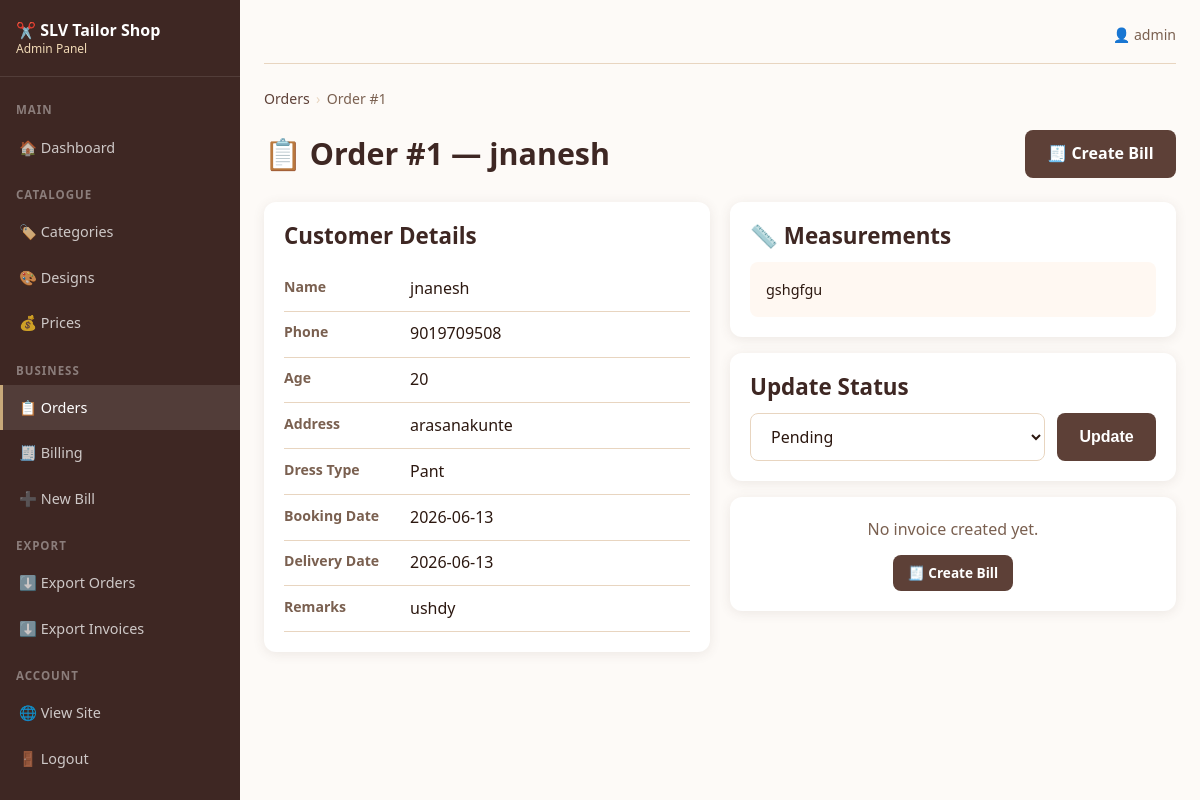
Page /admin/orders/1 (signed in) on the committed database.
### tables this page shows
CREATE TABLE customer_orders (
            id INTEGER PRIMARY KEY AUTOINCREMENT,
            name TEXT NOT NULL,
            phone TEXT NOT NULL,
            age TEXT,
            address TEXT,
            dress_type TEXT NOT NULL,
            measurements TEXT,
            booking_date TEXT,
            delivery_date TEXT,
            remarks TEXT,
            status TEXT DEFAULT 'pending',
            created_at TIMESTAMP DEFAULT CURRENT_TIMESTAMP
        );

### app.py (the view)
@app.route('/admin/orders/<int:oid>')
@login_required
def admin_order_detail(oid):
    db = get_db()
    order = db.execute('SELECT * FROM customer_orders WHERE id=?', (oid,)).fetchone()
    invoice = db.execute('SELECT * FROM invoices WHERE order_id=?', (oid,)).fetchone()
    return render_template('admin/order_detail.html', order=order, invoice=invoice)

### database/db.py (called while the page is built)
def get_db():
    if 'db' not in g:
        g.db = sqlite3.connect(DATABASE)
        g.db.row_factory = sqlite3.Row
        g.db.execute("PRAGMA journal_mode=WAL")
        g.db.execute("PRAGMA foreign_keys=ON")
    return g.db

### utils/auth.py (called while the page is built)
def login_required(f):
    @wraps(f)
    def decorated(*args, **kwargs):
        if 'admin_id' not in session:
            return redirect(url_for('admin_login'))
        return f(*args, **kwargs)
    return decorated

### templates/admin/order_detail.html (shortened to what this page needs)
{% extends "admin/base.html" %}
{% block content %}
<div class="breadcrumb">
  <a href="{{ url_for('admin_orders') }}">Orders</a>
  <span class="breadcrumb-sep">›</span>
  <span>Order #{{ order.id }}</span>
</div>
<div class="admin-header">
  <h2>📋 Order #{{ order.id }} — {{ order.name }}</h2>
  <div style="display:flex;gap:0.5rem;flex-wrap:wrap;">
    <a href="{{ url_for('admin_create_bill') }}" class="btn btn-primary">🧾 Create Bill</a>
  </div>
</div>
<div class="grid-2" style="align-items:start;">
  <div class="card">
    <div class="card-body">
      <h3 style="margin-bottom:1rem;">Customer Details</h3>
      {% for label, value in [
        ('Name', order.name),
        ('Phone', order.phone),
        ('Age', order.age or '—'),
        ('Address', order.address or '—'),
        ('Dress Type', order.dress_type),
        ('Booking Date', order.booking_date or '—'),
        ('Delivery Date', order.delivery_date or '—'),
        ('Remarks', order.remarks or '—'),
      ] %}
      <div style="display:flex;gap:1rem;padding:0.6rem 0;border-bottom:1px solid var(--border);">
        <div style="min-width:110px;font-weight:600;color:var(--text-muted);font-size:0.88rem;">{{ label }}</div>
        <div>{{ value }}</div>
      </div>
      {% endfor %}
    </div>
  </div>
  <div>
    <div class="card mb-2">
      <div class="card-body">
        <h3 style="margin-bottom:0.75rem;">📏 Measurements</h3>
        {% if order.measurements %}
        <pre style="white-space:pre-wrap;font-family:inherit;background:var(--bg2);padding:1rem;border-radius:var(--radius-sm);font-size:0.9rem;">{{ order.measurements }}</pre>
        {% else %}
        <p class="text-muted">No measurements recorded.</p>
        {% endif %}
      </div>
    </div>
    <div class="card mb-2">
      <div class="card-body">
        <h3 style="margin-bottom:0.75rem;">Update Status</h3>
        <form method="POST" action="{{ url_for('admin_update_order_status', oid=order.id) }}" style="display:flex;gap:0.75rem;flex-wrap:wrap;">
          <select name="status" class="form-control" style="flex:1;">
            {% for s in ['pending','in_progress','completed','delivered','cancelled'] %}
            <option value="{{ s }}" {% if order.status==s %}selected{% endif %}>{{ s.replace('_',' ').title() }}</option>
            {% endfor %}
          </select>
          <button type="submit" class="btn btn-primary">Update</button>
        </form>
      </div>
    </div>
    {% if invoice %}
    <div class="card">
      <div class="card-body">
        <h3 style="margin-bottom:0.75rem;">🧾 Invoice</h3>
        <p>Bill No: <strong>{{ invoice.bill_number }}</strong></p>
        <p>Total: <strong>₹{{ invoice.final_amount | int }}</strong> | Balance: <strong>₹{{ invoice.balance_amount | int }}</strong></p>
        <div style="display:flex;gap:0.5rem;flex-wrap:wrap;margin-top:0.75rem;">
          <a href="{{ url_for('admin_view_invoice', inv_id=invoice.id) }}" class="btn btn-primary btn-sm">👁️ View Invoice</a>
          <a href="{{ url_for('admin_download_invoice', inv_id=invoice.id) }}" class="btn btn-outline btn-sm">⬇️ PDF</a>
        </div>
      </div>
    </div>
    {% else %}
    <div class="card">
      <div class="card-body text-center">
        <p class="text-muted">No invoice created yet.</p>
        <a href="{{ url_for('admin_create_bill') }}" class="btn btn-primary btn-sm">🧾 Create Bill</a>
      </div>
    </div>
    {% endif %}
  </div>
</div>
{% endblock %}

### static/css/style.css (style rules this page uses)
:root { --primary: #5D4037; --primary-dark: #3E2723; --primary-light: #8D6E63; --accent: #C8A97A; --accent-light: #F0D9B5; --bg: #FDFAF7; --bg2: #FFF8F2; --surface: #FFFFFF; --border: #E8D5C0; --text: #2C1810; --text-muted: #7A6050; --success: #2E7D32; --danger: #C62828; --warning: #F57F17; --radius: 12px; --radius-sm: 8px; --shadow: 0 2px 12px rgba(93,64,55,0.10); --shadow-lg: 0 6px 24px rgba(93,64,55,0.15); --font: 'Segoe UI', system-ui, -apple-system, sans-serif; }
*, *::before, *::after { box-sizing: border-box; margin: 0; padding: 0; }
html { scroll-behavior: smooth; font-size: 16px; }
body { font-family: var(--font); background: var(--bg); color: var(--text); line-height: 1.6; }
a { color: var(--primary); text-decoration: none; }
h1, h2, h3, h4 { line-height: 1.25; color: var(--primary-dark); }
h2 { font-size: clamp(1.3rem, 4vw, 1.9rem); font-weight: 700; }
h3 { font-size: clamp(1.1rem, 3vw, 1.4rem); font-weight: 600; }
p { margin-bottom: 0.75rem; }
.text-center { text-align: center; }
.text-muted { color: var(--text-muted); }
.mb-2 { margin-bottom: 1rem; }
.btn { display: inline-flex; align-items: center; justify-content: center; gap: 0.4rem; padding: 0.7rem 1.4rem; border: none; border-radius: var(--radius-sm); font-size: 1rem; font-weight: 600; cursor: pointer; transition: all 0.2s; text-decoration: none; min-height: 44px; }
.btn-primary { background: var(--primary); color: #fff; }
.btn-sm { padding: 0.4rem 0.9rem; font-size: 0.85rem; min-height: 36px; }
.form-control { width: 100%; padding: 0.7rem 1rem; border: 1.5px solid var(--border); border-radius: var(--radius-sm); font-size: 1rem; font-family: var(--font); background: var(--surface); color: var(--text); transition: border-color 0.2s; min-height: 44px; }
.card { background: var(--surface); border-radius: var(--radius); box-shadow: var(--shadow); overflow: hidden; transition: box-shadow 0.2s, transform 0.2s; }
.card-body { padding: 1.25rem; }
.grid-2 { display: grid; grid-template-columns: repeat(2,1fr); gap: 1.25rem; }
.admin-header { display: flex; justify-content: space-between; align-items: center; margin-bottom: 1.5rem; flex-wrap: wrap; gap: 0.75rem; }
.admin-header h2 { margin: 0; }
.breadcrumb { display: flex; align-items: center; gap: 0.4rem; font-size: 0.88rem; color: var(--text-muted); margin-bottom: 1.25rem; flex-wrap: wrap; }
.breadcrumb a { color: var(--primary); }
.breadcrumb-sep { color: var(--border); }

### rows in the picture
customer_orders: id "1", name "jnanesh", label "Name", label "Phone", phone "9019709508", label "Age", age "20", label "Address", address "arasanakunte", label "Dress Type", dress_type "Pant", label "Booking Date", booking_date "2026-06-13", label "Delivery Date", delivery_date "2026-06-13", label "Remarks", remarks "ushdy", measurements "gshgfgu", status "Pending"

### other values in the picture
{{ session.admin_name }} "admin"
